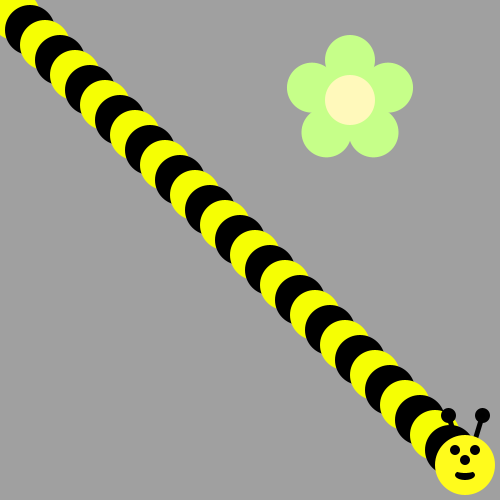
Frame 1 (no input)
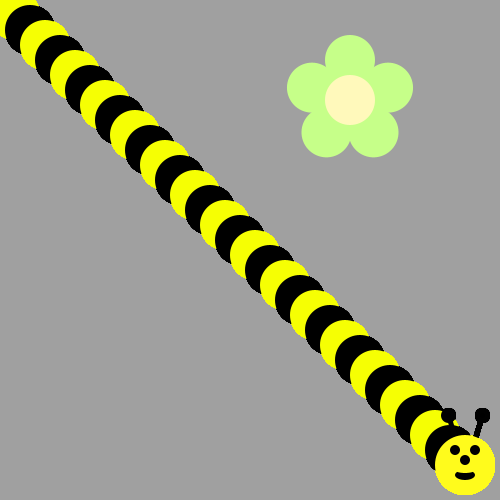
Frame 60 (the mouse pressed at the canvas centre just before this capture)
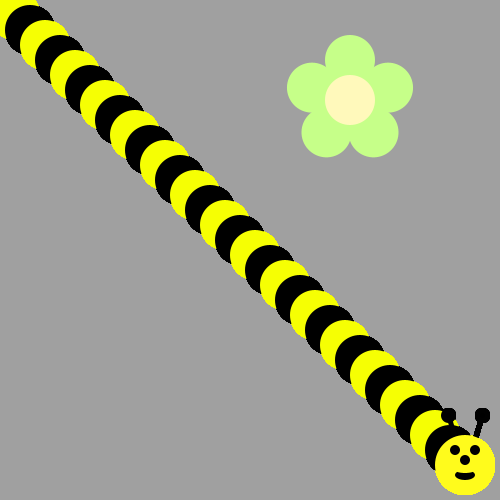
Frame 120 (the mouse held since frame 60 and released just before this capture)

The Processing sketch that drew these frames (run headless with seeded random() and noise(); from frame 60 on, the mouse is pressed at the canvas centre):

// Processing sketch: bumble_bee
// ── bumble_bee.pde
void draw() {
/*Use a loop to make a body for the Bee!
Then put his head on using drawBeeFace(x,y)
Use Modulo to make the colors alternate 
*/
int xSpot = 0;
int ySpot = 0;
for(int i = 1; i<= 31; i++){
 if(i%2 == 0){
  fill(#F6FF03);
  ellipse(xSpot,ySpot,50,50);
 }
 else{
   fill(#000000);
   ellipse(xSpot,ySpot, 50,50);
 }
 xSpot += 15;
 ySpot += 15;
}
drawBeeFace( xSpot,ySpot);
}

void drawFlower(int x, int y) {
     noStroke();
     translate(x, y);
     // draw 5 petals, rotating after each one
     fill(#c6ff89);      // green
      for (int i = 0; i < 5; i++) {
           ellipse(0, -40, 50, 50);
          rotate(radians(72));
     }
     fill(#fff9bb); // light yellow
     ellipse(0, 0, 50, 50);
} 
void drawBeeFace(int BeeFaceX, int BeeFaceY) {
     noStroke();
     fill(0, 0, 0);
     stroke(1);
     strokeWeight(5);
     line(BeeFaceX-10, BeeFaceY-27, BeeFaceX-17, BeeFaceY-50);
     line(BeeFaceX+10, BeeFaceY-27, BeeFaceX+17, BeeFaceY-50);
     ellipse(BeeFaceX-17, BeeFaceY-50, 10, 10);
     ellipse(BeeFaceX+17, BeeFaceY-50, 10, 10);
     noStroke();
     fill(255, 251, 28);
     ellipse(BeeFaceX, BeeFaceY, 60, 60); // face
     fill(255, 237, 209);
     fill(0,0,0);
      ellipse(BeeFaceX-10, BeeFaceY-15, 10, 10); // eyes
     ellipse(BeeFaceX+10, BeeFaceY-15, 10, 10);
      ellipse(BeeFaceX, BeeFaceY-5, 10, 10); // nose
      ellipse(BeeFaceX, BeeFaceY+10, 20, 10);// mouth
     fill(255, 251, 28);
     ellipse(BeeFaceX, BeeFaceY+5, 20, 6);
}

void setup() {
     ellipseMode(CENTER);
     size(500, 500);
     background(160, 160, 160);
      drawFlower(350, 100);
}
